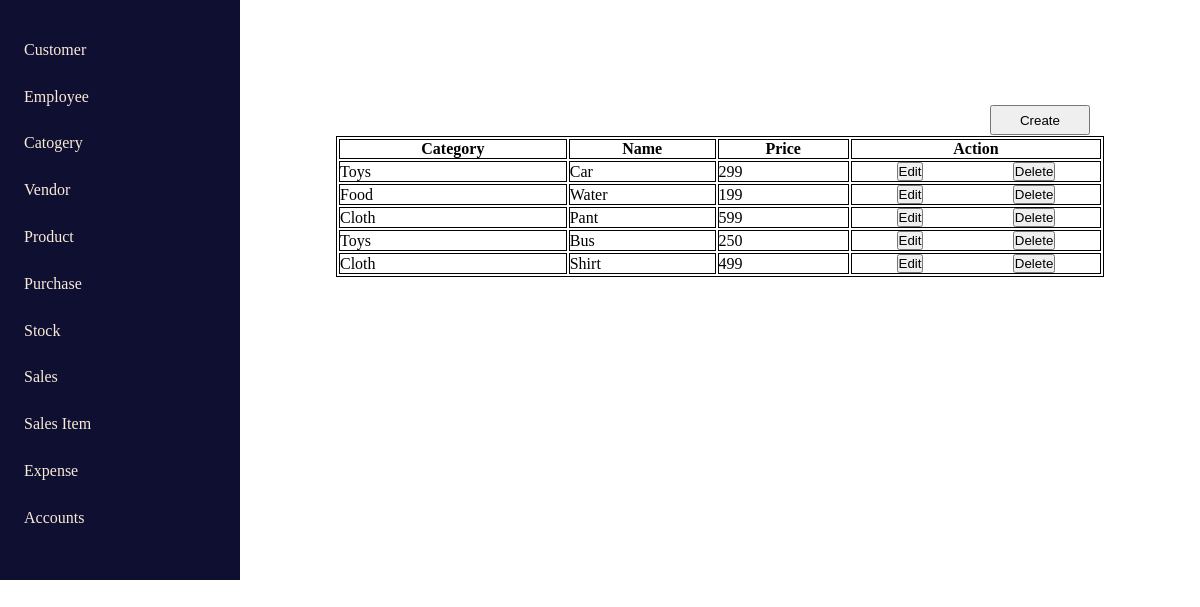
/product, run on the app's committed database.
### home/models.py (models this page shows, shortened)
class productFormData(models.Model):
    product = models.ForeignKey(categoryFormData, on_delete=models.CASCADE)
    name = models.TextField(max_length=200)
    price = models.TextField(max_length=200)

class categoryFormData(models.Model):
    name = models.CharField(max_length=200)

### home/views.py (the view)
# urls.py: path('product', product, name='product'),
def product(request):
    product = productFormData.objects.all()
    return render(request, 'product.html', {'product': product})

### templates/product.html (shortened to what this page needs)
{% extends "index.html" %}
{% block product_content %}
<div class="table_container">
    <button class="create_btn"><a href="{% url 'productForm' %}" style = "color : black;">Create</a></button>
    <table>
        <tbody>
            <th>Category</th>
            <th>Name</th>
            <th>Price</th>
            <th>Action</th>
        </tbody>
        <tbody>
            {% for e in product %}
            <tr>
                <td>{{e.product.name}}</td>
                <td>{{e.name}}</td>
                <td>{{e.price}}</td>
                <td class="action">
                    <button ><a href="{% url 'updatePageProduct' e.id %}" style = "color : black;">Edit</a></button>
                    <button><a href="{% url 'deleteDataProduct' e.id %}" style = "color : black;">Delete</a></button>
                </td>
            </tr>
            {% endfor %}
        </tbody>
    </table>
    {% endblock product_content %}

### templates/index.html (style rules this page uses)
* { margin: 0%; padding: 0%; }
a { text-decoration: none; }

### templates/product.html (style rules this page uses)
* { color: black; }
table { border: 1px solid black; width: 80%; height: auto; }
.table_container { width: 80%; display: flex; padding: 3% 0%; justify-content: center; position: absolute; top: 100px; right: 0px; }
th,td { border: 1px solid black; }
.action { display: flex; justify-content: space-around; }
tr a { width: 50px; color: black; }
.create_btn { position: absolute; right: 110px; top: 5px; width: 100px; height: 30px; }

### data on the page
productFormData: product.name "Toys", name "Car", price "299"
productFormData: product.name "Food", name "Water", price "199"
productFormData: product.name "Cloth", name "Pant", price "599"
productFormData: product.name "Toys", name "Bus", price "250"
productFormData: product.name "Cloth", name "Shirt", price "499"
